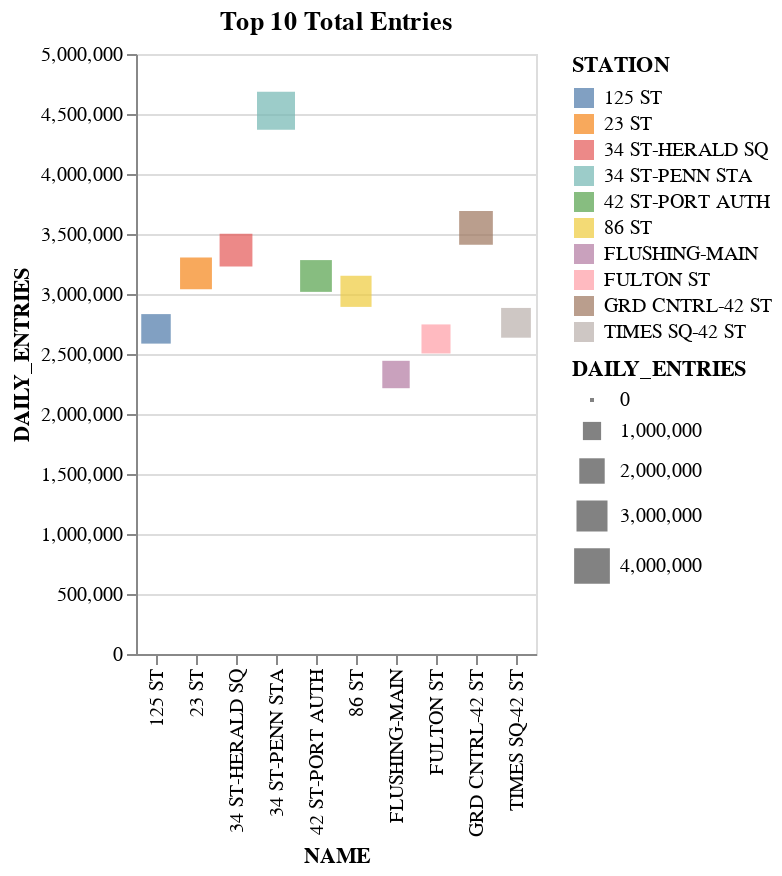

Write notebook code for a chart like this one.
### Code cell
source = station1.sort_values('DAILY_ENTRIES',ascending = False).head(10)

alt.Chart(source,title='Top 10 Total Entries').mark_square(size=100).encode(
    x='NAME',
    y='DAILY_ENTRIES',
    color='STATION',
    size='DAILY_ENTRIES'
    
).interactive()

### Figure 1 — Vega-Lite specification as saved in the notebook (floating-point values rounded to 4 significant figures)
{"config": {"view": {"continuousWidth": 400, "continuousHeight": 300}}, "data": {"name": "data-c509977c91cbe5e4f6552ec963e8fa52"}, "mark": {"type": "square", "size": 100}, "encoding": {"color": {"field": "STATION", "type": "nominal"}, "size": {"field": "DAILY_ENTRIES", "type": "quantitative"}, "x": {"field": "NAME", "type": "nominal"}, "y": {"field": "DAILY_ENTRIES", "type": "quantitative"}}, "selection": {"selector011": {"type": "interval", "bind": "scales", "encodings": ["x", "y"]}}, "title": "Top 10 Total Entries", "$schema": "https://vega.github.io/schema/vega-lite/v4.17.0.json", "datasets": {"data-c509977c91cbe5e4f6552ec963e8fa52": [{"STATION": "34 ST-PENN STA", "DAILY_ENTRIES": 4528000.0, "Unnamed: 0": 357, "NAME": "34 ST-PENN STA", "lat": -73.99, "lon": 40.75}, {"STATION": "GRD CNTRL-42 ST", "DAILY_ENTRIES": 3552000.0, "Unnamed: 0": 30, "NAME": "GRD CNTRL-42 ST", "lat": -73.98, "lon": 40.75}, {"STATION": "34 ST-HERALD SQ", "DAILY_ENTRIES": 3365000.0, "Unnamed: 0": 144, "NAME": "34 ST-HERALD SQ", "lat": -73.99, "lon": 40.75}, {"STATION": "23 ST", "DAILY_ENTRIES": 3172000.0, "Unnamed: 0": 91, "NAME": "23 ST", "lat": -73.99, "lon": 40.74}, {"STATION": "42 ST-PORT AUTH", "DAILY_ENTRIES": 3150000.0, "Unnamed: 0": 361, "NAME": "42 ST-PORT AUTH", "lat": -73.99, "lon": 40.76}, {"STATION": "86 ST", "DAILY_ENTRIES": 3022000.0, "Unnamed: 0": 85, "NAME": "86 ST", "lat": -73.98, "lon": 40.79}, {"STATION": "TIMES SQ-42 ST", "DAILY_ENTRIES": 2760000.0, "Unnamed: 0": 79, "NAME": "TIMES SQ-42 ST", "lat": -73.99, "lon": 40.75}, {"STATION": "125 ST", "DAILY_ENTRIES": 2710000.0, "Unnamed: 0": 167, "NAME": "125 ST", "lat": -73.95, "lon": 40.81}, {"STATION": "FULTON ST", "DAILY_ENTRIES": 2625000.0, "Unnamed: 0": 117, "NAME": "FULTON ST", "lat": -73.98, "lon": 40.69}, {"STATION": "FLUSHING-MAIN", "DAILY_ENTRIES": 2329000.0, "Unnamed: 0": 24, "NAME": "FLUSHING-MAIN", "lat": -73.83, "lon": 40.76}]}}
